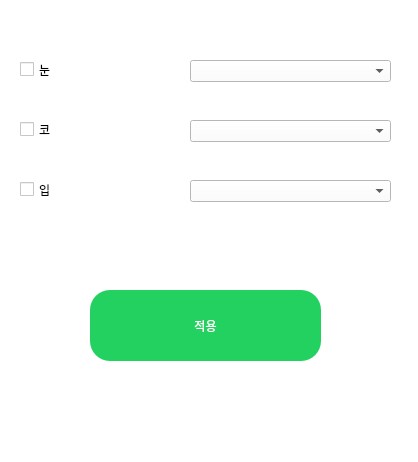
<?xml version="1.0" encoding="UTF-8"?>
<ui version="4.0">
 <class>Form</class>
 <widget class="QWidget" name="Form">
  <property name="geometry">
   <rect>
    <x>0</x>
    <y>0</y>
    <width>418</width>
    <height>462</height>
   </rect>
  </property>
  <property name="windowTitle">
   <string>Form</string>
  </property>
  <property name="styleSheet">
   <string notr="true">background-color:#ffffff;</string>
  </property>
  <widget class="QPushButton" name="pushButton">
   <property name="geometry">
    <rect>
     <x>90</x>
     <y>290</y>
     <width>231</width>
     <height>71</height>
    </rect>
   </property>
   <property name="styleSheet">
    <string notr="true">background-color: #23d160;
   border-color: transparent;
   color: #fff;
   border-radius: 20px;</string>
   </property>
   <property name="text">
    <string>적용</string>
   </property>
  </widget>
  <widget class="QComboBox" name="eyeCombo">
   <property name="geometry">
    <rect>
     <x>190</x>
     <y>60</y>
     <width>201</width>
     <height>22</height>
    </rect>
   </property>
  </widget>
  <widget class="QComboBox" name="noseCombo">
   <property name="geometry">
    <rect>
     <x>190</x>
     <y>120</y>
     <width>201</width>
     <height>22</height>
    </rect>
   </property>
  </widget>
  <widget class="QComboBox" name="mouthCombo">
   <property name="geometry">
    <rect>
     <x>190</x>
     <y>180</y>
     <width>201</width>
     <height>22</height>
    </rect>
   </property>
  </widget>
  <widget class="QCheckBox" name="eyeBox">
   <property name="geometry">
    <rect>
     <x>20</x>
     <y>60</y>
     <width>96</width>
     <height>19</height>
    </rect>
   </property>
   <property name="text">
    <string>눈</string>
   </property>
   <property name="checked">
    <bool>false</bool>
   </property>
   <property name="tristate">
    <bool>false</bool>
   </property>
  </widget>
  <widget class="QCheckBox" name="noseBox">
   <property name="geometry">
    <rect>
     <x>20</x>
     <y>120</y>
     <width>96</width>
     <height>19</height>
    </rect>
   </property>
   <property name="text">
    <string>코</string>
   </property>
  </widget>
  <widget class="QCheckBox" name="mouthBox">
   <property name="geometry">
    <rect>
     <x>20</x>
     <y>180</y>
     <width>96</width>
     <height>19</height>
    </rect>
   </property>
   <property name="text">
    <string>입</string>
   </property>
  </widget>
 </widget>
 <resources/>
 <connections>
  <connection>
   <sender>eyeBox</sender>
   <signal>clicked()</signal>
   <receiver>Form</receiver>
   <slot>change_enabled()</slot>
   <hints>
    <hint type="sourcelabel">
     <x>41</x>
     <y>70</y>
    </hint>
    <hint type="destinationlabel">
     <x>121</x>
     <y>101</y>
    </hint>
   </hints>
  </connection>
  <connection>
   <sender>noseBox</sender>
   <signal>clicked()</signal>
   <receiver>Form</receiver>
   <slot>change_enabled()</slot>
   <hints>
    <hint type="sourcelabel">
     <x>68</x>
     <y>127</y>
    </hint>
    <hint type="destinationlabel">
     <x>140</x>
     <y>155</y>
    </hint>
   </hints>
  </connection>
  <connection>
   <sender>mouthBox</sender>
   <signal>clicked()</signal>
   <receiver>Form</receiver>
   <slot>change_enabled()</slot>
   <hints>
    <hint type="sourcelabel">
     <x>45</x>
     <y>193</y>
    </hint>
    <hint type="destinationlabel">
     <x>139</x>
     <y>247</y>
    </hint>
   </hints>
  </connection>
  <connection>
   <sender>pushButton</sender>
   <signal>clicked()</signal>
   <receiver>Form</receiver>
   <slot>apply_button()</slot>
   <hints>
    <hint type="sourcelabel">
     <x>199</x>
     <y>394</y>
    </hint>
    <hint type="destinationlabel">
     <x>307</x>
     <y>374</y>
    </hint>
   </hints>
  </connection>
 </connections>
 <slots>
  <slot>change_enabled()</slot>
  <slot>apply_button()</slot>
 </slots>
</ui>
